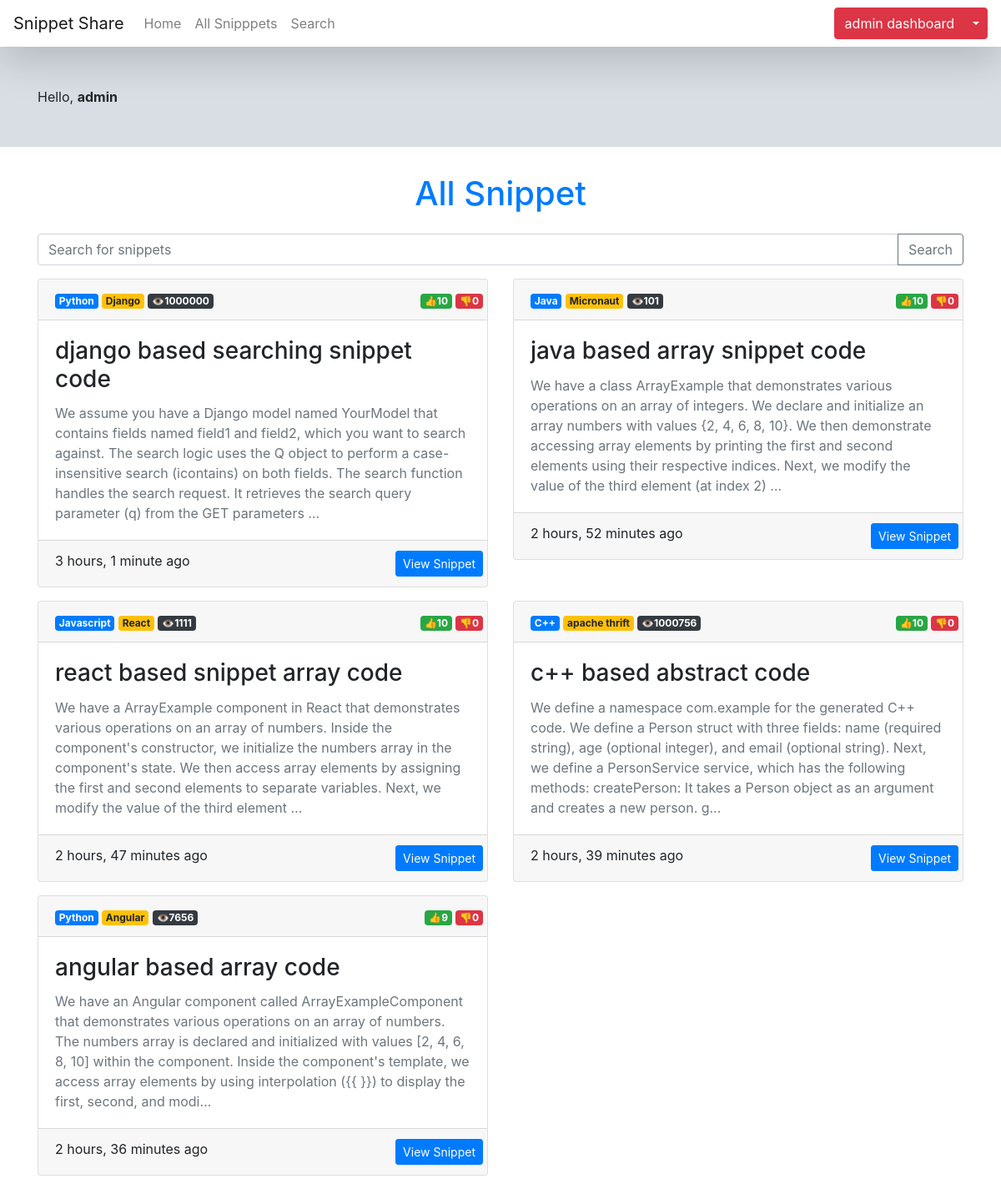
The page /snippets/list/ (signed in) on the database its author committed.
### snippets/models.py (models this page shows, shortened)
class Snippet(models.Model):
    title = models.CharField(max_length=100)
    code = models.TextField()
    description = models.TextField()
    language = models.ForeignKey(Language, on_delete=models.CASCADE)
    framework = models.ForeignKey(Framework, on_delete=models.CASCADE)
    user = models.ForeignKey(User, on_delete=models.CASCADE)
    created_on = models.DateTimeField(auto_now_add=True)
    updated_on = models.DateTimeField(auto_now=True)
    upvotes = models.IntegerField(default=0)
    downvotes = models.IntegerField(default=0)
    views = models.IntegerField(default=0)
    visible = models.BooleanField(default=True)

class Language(models.Model):
    name = models.CharField(max_length=100)
    date_created = models.DateTimeField(auto_now_add=True)
    def __str__(self):
        return self.name

class Framework(models.Model):
    name = models.CharField(max_length=100)
    date_created = models.DateTimeField(auto_now_add=True)
    language = models.ForeignKey(Language, on_delete=models.CASCADE)
    def __str__(self):
        return self.name

### snippets/views.py (the view)
# urls.py: path('list/', snippet_list, name='snippet_list'),
@login_required
def snippet_list(request):
    snippets = Snippet.objects.all()
    languages = Language.objects.all()
    frameworks = Framework.objects.all()
    context = {
        'snippets': snippets,
        'languages': languages,
        'frameworks': frameworks
    }
    return render(request, 'snippets/snippet_list.html', context)

### templates/snippets/snippet_list.html (shortened to what this page needs)
{% extends 'layout/base.html' %}
{% load static %}
{% load crispy_forms_tags %}
{% block content %}
<div class="container-fluid wrapper">
    <div class="row">
        <div class="col-12">
            <div class="container">
                <div class="row my-5">
                    <div class="col">
                        Hello, <b>{{ user.username|default:'Guest' }} </b>
                    </div>
                </div>
            </div>
        </div>
    </div>
</div>
<div class="container">
    <div class="row my-3">
        <div class="col-md-12">
            <h1 class="p-3 text-primary text-center">All Snippet</h1>
            <form action="{% url 'search' %}" method="GET">
                <div class="input-group mb-3">
                    <input type="text" class="form-control" name="query" placeholder="Search for snippets"
                        aria-label="Search for snippets" aria-describedby="button-addon2">
                    <div class="input-group-append">
                        <button class="btn btn-outline-secondary" type="submit" id="button-addon2">Search</button>
                    </div>
                </div>
            </form>
            <div class="row">
                {% for snip in snippets %}
                <div class="col-md-6">
                    <div class="card mb-3">
                        <div class="card-header">
                            <div class="row">
                                <div class="col">
                                    <span class="badge badge-primary">{{snip.language}}</span>
                                    <span class="badge badge-warning">{{snip.framework}}</span>
                                    <span class="badge badge-dark">👁️{{snip.views}}</span>
                                </div>
                                <div class="">
                                    <span class="badge badge-success">👍{{snip.upvotes}}</span>
                                    <span class="badge badge-danger">👎{{snip.downvotes}}</span>
                                </div>
                            </div>
                        </div>
                        <div class="card-body">
                            <h3 class="card-title">{{snip.title}}</h3>
                            <p class="card-text text-muted">
                                {{snip.description|capfirst|truncatechars:350}}
                            </p>
                        </div>
                        <div class="card-footer">
                            <div class="row">
                                <div class="col me-auto">
                                    {{snip.created_on|timesince}} ago
                                </div>
                                <div class="">
                                    <a href="{% url 'snippet_detail' snip.id %}" class="btn btn-primary btn-sm">View
                                        Snippet</a>
                                </div>
                            </div>
                        </div>
                    </div>
                </div>
                {% endfor %}
            </div>
        </div>
    </div>
</div>
{% endblock content %}

### templates/includes/navigation.html (shortened to what this page needs)
<nav class="navbar navbar-expand-lg navbar-light shadow-lg" style="background-color: rgba(255, 255, 255, 0.144);">
    <a class="navbar-brand" href="/">Snippet Share</a>
    <div class="collapse navbar-collapse" id="navbarNavDropdown">
        <ul class="navbar-nav">
            <li class="nav-item">
                <a class="nav-link" href="{% url 'home' %}">Home <span class="sr-only">(current)</span></a>
            </li>
            <li class="nav-item">
                <a class="nav-link" href="{% url 'snippet_list' %}">All Snipppets</a>
            </li>
            <li class="nav-item">
                <a class="nav-link" href="{% url 'snippet_list' %}">Search</a>
            </li>
        </ul>
        <div class="ml-md-auto">
            {% if user.is_authenticated  %}
            <div class="btn-group">
                <a class="btn btn-danger" href="{% url 'dashboard' %}">{{user.username}} dashboard</a>
                <button type="button" class="btn btn-danger dropdown-toggle dropdown-toggle-split" data-toggle="dropdown" aria-haspopup="true" aria-expanded="false">
                </button>
            </div>
            {% else %}
            <a class="btn btn-warning nav-link " href="{% url 'login' %}"><i class="fa fa-user-circle" aria-hidden="true"></i> Sign In</a>
            {% endif %}
        </div>
    </div>
</nav>

### rows shown on the page
Snippet: language "Python", framework "Django", views "1000000", upvotes "10", downvotes "0", title "django based searching snippet code", description "We assume you have a Django model named YourModel that contains fields named field1 and field2, which you want to search against. The search logic uses the Q object to perform a case-insensitive search (icontains) on both fields. The search function handles the search request. It retrieves the search query parameter (q) from the GET parameters …", created_on "3 hours, 1 minute"
Snippet: language "Java", framework "Micronaut", views "101", upvotes "10", downvotes "0", title "java based array snippet code", description "We have a class ArrayExample that demonstrates various operations on an array of integers. We declare and initialize an array numbers with values {2, 4, 6, 8, 10}. We then demonstrate accessing array elements by printing the first and second elements using their respective indices. Next, we modify the value of the third element (at index 2) …", created_on "2 hours, 52 minutes"
Snippet: language "Javascript", framework "React", views "1111", upvotes "10", downvotes "0", title "react based snippet array code", description "We have a ArrayExample component in React that demonstrates various operations on an array of numbers. Inside the component's constructor, we initialize the numbers array in the component's state. We then access array elements by assigning the first and second elements to separate variables. Next, we modify the value of the third element …", created_on "2 hours, 47 minutes"
Snippet: language "C++", framework "apache thrift", views "1000756", upvotes "10", downvotes "0", title "c++ based abstract code", description "We define a namespace com.example for the generated C++ code. We define a Person struct with three fields: name (required string), age (optional integer), and email (optional string). Next, we define a PersonService service, which has the following methods: createPerson: It takes a Person object as an argument and creates a new person. g…", created_on "2 hours, 39 minutes"
Snippet: language "Python", framework "Angular", views "7656", upvotes "9", downvotes "0", title "angular based array code", description "We have an Angular component called ArrayExampleComponent that demonstrates various operations on an array of numbers. The numbers array is declared and initialized with values [2, 4, 6, 8, 10] within the component. Inside the component's template, we access array elements by using interpolation ({{ }}) to display the first, second, and modi…", created_on "2 hours, 36 minutes"

### other values the page prints
{{ user.username }} "admin"
{{ user.username|default:'Guest' }} "admin"
